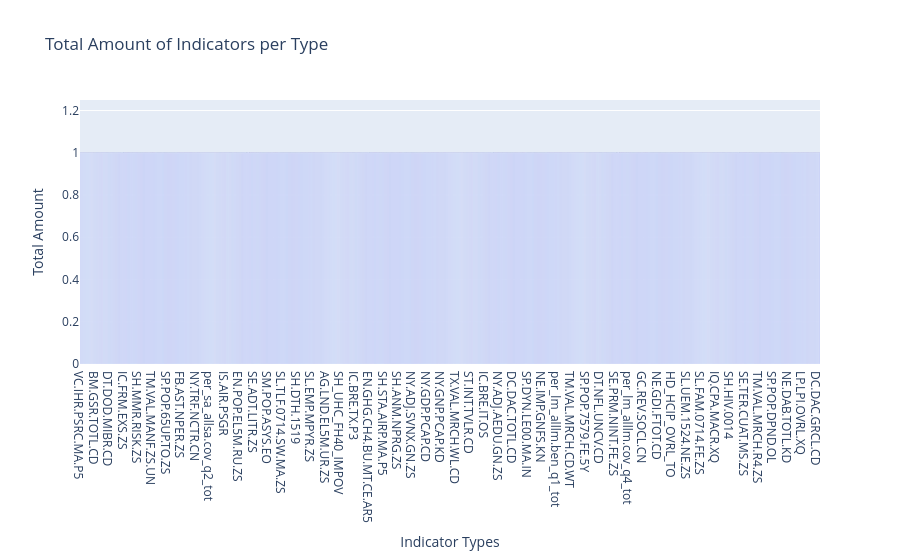

Notebook code cell kept with this figure:
### Code cell
df_copy2 = df.copy()

indicators2 = df_copy2["Indicator Code"].value_counts().reset_index()
indicators2.columns = ["Indicator Types", "Total Amount"]

fig = px.bar(indicators2, x="Indicator Types", y="Total Amount", text_auto=True, title="Total Amount of Indicators per Type")
fig.update_layout(yaxis={'categoryorder':'total ascending'}, yaxis_range=[0, indicators2["Total Amount"].max()*1.25])
fig.update_traces(textposition='outside')
fig.show()

### Figure 1 — Plotly figure (JSON) as saved in the notebook; plotly's stock layout.template omitted (floating-point values rounded to 4 significant figures; data arrays with more than 128 entries replaced by an {"elided": "..."} marker saying what was removed)
{"data": [{"hovertemplate": "Indicator Types=%{x}<br>Total Amount=%{y}<extra></extra>", "legendgroup": "", "marker": {"color": "#636efa", "pattern": {"shape": ""}}, "name": "", "orientation": "v", "showlegend": false, "textposition": "outside", "texttemplate": "%{y}", "type": "bar", "x": {"elided": "1486 str values"}, "xaxis": "x", "y": {"elided": "1486 int values"}, "yaxis": "y"}], "layout": {"barmode": "relative", "legend": {"tracegroupgap": 0}, "title": {"text": "Total Amount of Indicators per Type"}, "xaxis": {"anchor": "y", "domain": [0, 1], "title": {"text": "Indicator Types"}}, "yaxis": {"anchor": "x", "categoryorder": "total ascending", "domain": [0, 1], "range": [0, 1.25], "title": {"text": "Total Amount"}}}}
